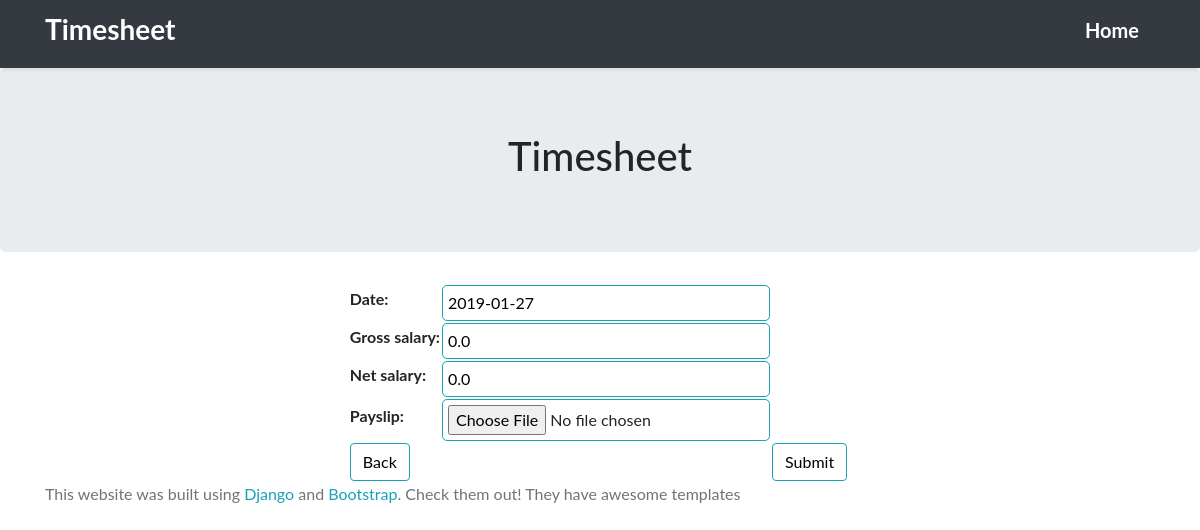
The app's page /paycheck/edit/1/, older data.
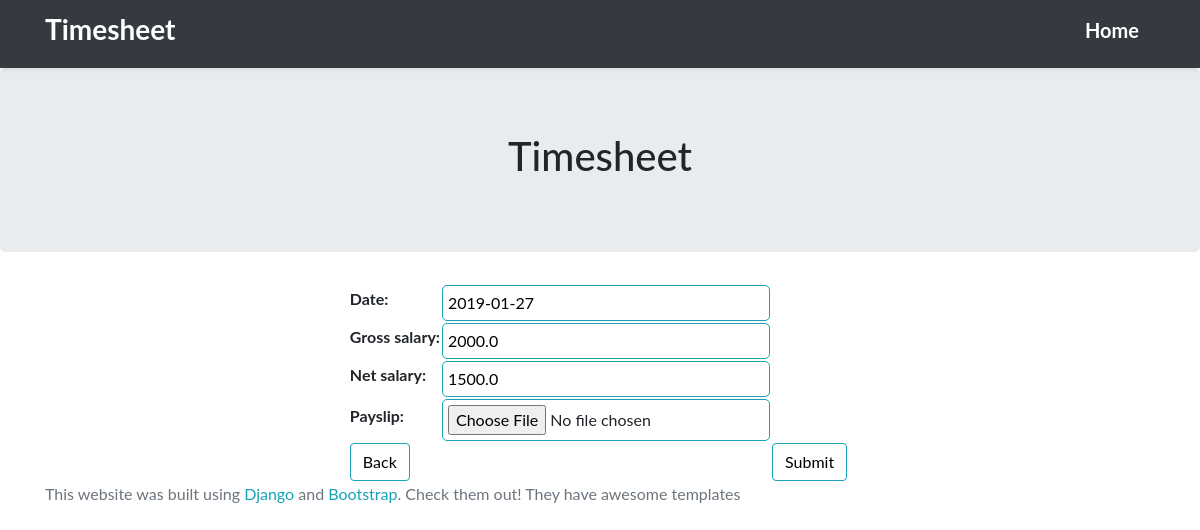
The same page, newer data.
### timesheet/models.py (models this page shows, shortened)
class Paycheck(models.Model):
    date = models.DateField() # models.ForeignKey(TimesheetDay, on_delete = models.CASCADE)
    gross_salary = models.FloatField(default = 0.0, validators = [MinValueValidator(0.0), MaxValueValidator(9999.99)])
    net_salary = models.FloatField(default = 0.0, validators = [MinValueValidator(0.0), MaxValueValidator(9999.99)])
    payslip = models.FileField(upload_to = 'timesheet/paycheck/payslips/', null = True, blank = True)

### timesheet/views.py (the view)
# urls.py: path('paycheck/edit/<int:paycheck_id>/', timesheet.views.paycheck, name = 'paycheck_edit'),
def paycheck(request, paycheck_id):
    if paycheck_id:
        paycheck = get_object_or_404(Paycheck, pk = paycheck_id)
    else:
        paycheck = Paycheck()
    form = PaycheckForm(request.POST or None, request.FILES or None, instance = paycheck)
    if request.POST and form.is_valid():
        form.save()
        return HttpResponseRedirect('/')
    return render(request, 'timesheet/form.html', {'form': form})

### timesheet/forms.py
class PaycheckForm(ModelForm):
  class Meta:
    model = Paycheck
    widgets = {
      'date': DateInput(attrs={'type': 'date-local'}, format='%Y-%m-%d'),
    }
    fields = '__all__'
  def __init__(self, *args, **kwargs):
    super(PaycheckForm, self).__init__(*args, **kwargs)
    self.fields['date'].input_formats = ('%Y-%m-%d',)
    self.fields['date'].widget.attrs['readonly'] = True

### timesheet/templates/timesheet/form.html (shortened to what this page needs)
{% extends 'home/home.html' %}
{% block content %}
  <section class="jumbotron text-center">
    <div class="container">
      <h1>Timesheet</h1>
    </div>
  </section>
  <form method="post" action="" enctype="multipart/form-data">
    <table class="form form-table">
      {{ form }}
      <tr>
        <td colspan="2"><button type="submit" class="btn btn-info left"> Back </button></td>
        <td colspan="2"><button type="submit" class="btn btn-info right"> Submit </button></td>
      </tr>
    </table>
  </form>
{% endblock %}

### home/templates/home/home.html (shortened to what this page needs)
<!doctype html>
<html lang="en">
  <head>
    {% load static %}
    <link rel="stylesheet" href="{% static 'home/css/bootstrap.min.css' %}">
    <link rel="stylesheet" href="{% static 'timesheet/css/styles.css' %}">
    <link rel="stylesheet" href="{% static 'timesheet/css/bootstrap-select.min.css' %}">
  </head>
  <body>
    <header>
      <div class="navbar navbar-dark bg-dark shadow-sm">
        <div class="container d-flex justify-content-between">
          <a href="{% url 'home' %}" class="navbar-brand d-flex align-items-center"><h3><strong>Timesheet</strong></h3></a>
          <a href="{% url 'home' %}" class="navbar-brand d-flex align-items-center"><h5><strong>Home</strong></h5></a>
        </div>
      </div>
    </header>
    <main role="main">
      {% block content %}
			{% endblock %}
    </main>
    <footer class="footer">
      <div class="container">
        <span class="text-muted">
          This website was built using <a href="https://www.djangoproject.com/">Django</a> and <a href="https://getbootstrap.com/">Bootstrap</a>. Check them out! They have awesome templates<br>
      </div>
    </footer>
  </body>
</html>

### timesheet/static/timesheet/css/styles.css (style rules this page uses)
body { font-family: "ptsans", "Lato", "Helvetica Neue", Helvetica, Arial, sans-serif; }
.left { float: left; }
.right { float: right; }
.btn { outline: none; color: black; background-color: transparent; box-shadow: 0 0 0 0; margin-right: 3px; }
.form { margin: auto; }
.form input, .form select, .form textarea { border-radius: 5px; border: 1px solid #17a2b8; outline: none; background: none; padding: 5px; width: 100%; }
a { color: #17a2b8; }

Row changes from the older to the newer data that the page shows:
changed Paycheck: gross_salary "0.0" → "2000.0"; net_salary "0.0" → "1500.0"
